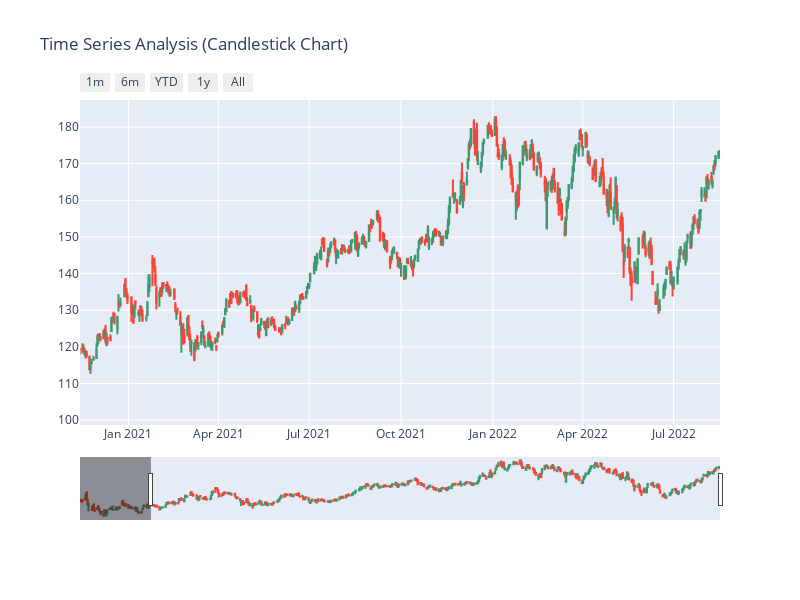

This figure's notebook cell:
### Code cell
import plotly.graph_objects as go
figure = go.Figure(data = [go.Candlestick(x = data.index,
                                         open = data["Open"],
                                         high = data.High,
                                         low = data.Low,
                                         close = data.Close)])
figure.update_layout(title = "Time Series Analysis (Candlestick Chart)", width = 800, height = 600)

figure.update_xaxes(rangeslider_visible = True,
                   rangeselector = dict(buttons = list([dict(count = 1, label = "1m", step = "month", stepmode = "backward"),
                                                       dict(count = 6, label = "6m", step = "month", stepmode = "backward"),
                                                       dict(count = 1, label = "YTD", step = "year", stepmode = "todate"),
                                                       dict(count = 1, label = "1y", step = "year", stepmode = "backward"),
                                                       dict(step = "all", label = "All")])))

figure.show()

### Figure 1 — Plotly figure (JSON) as saved in the notebook; plotly's stock layout.template omitted (floating-point values rounded to 4 significant figures; data arrays with more than 128 entries replaced by an {"elided": "..."} marker saying what was removed)
{"data": [{"close": {"elided": "497 float values"}, "high": {"elided": "497 float values"}, "low": {"elided": "497 float values"}, "open": {"elided": "497 float values"}, "type": "candlestick", "x": {"elided": "497 str values"}}], "layout": {"height": 600, "title": {"text": "Time Series Analysis (Candlestick Chart)"}, "width": 800, "xaxis": {"autorange": false, "range": ["2020-11-13 11:39:45", "2022-08-16 12:00"], "rangeselector": {"buttons": [{"count": 1, "label": "1m", "step": "month", "stepmode": "backward"}, {"count": 6, "label": "6m", "step": "month", "stepmode": "backward"}, {"count": 1, "label": "YTD", "step": "year", "stepmode": "todate"}, {"count": 1, "label": "1y", "step": "year", "stepmode": "backward"}, {"label": "All", "step": "all"}]}, "rangeslider": {"autorange": true, "range": ["2020-08-25 12:00", "2022-08-16 12:00"], "visible": true, "yaxis": {"_template": null, "rangemode": "match"}}, "type": "date"}, "yaxis": {"autorange": true, "range": [98.66, 187.4]}}}
